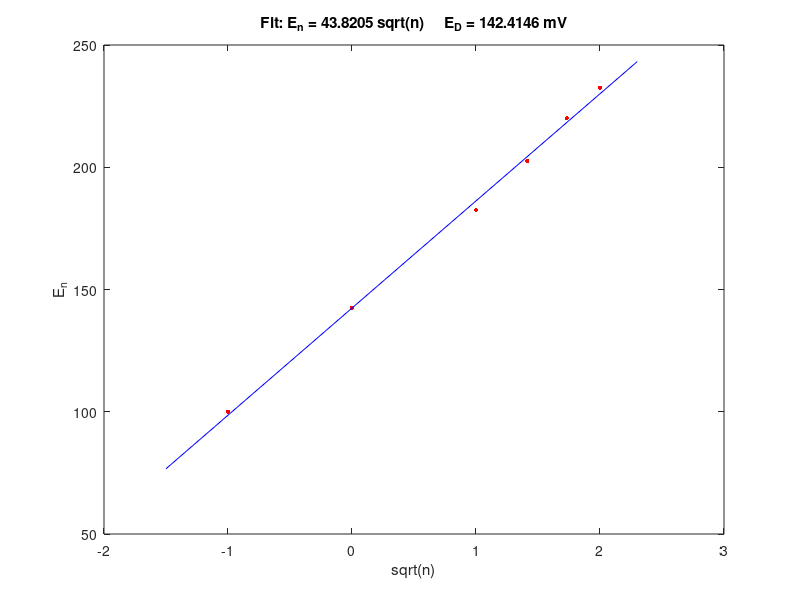

Reproduce this figure in MATLAB.
% YXC 2019-2-25
% BST linear dispersion, LL

x = [-sqrt(1),0,sqrt(1),sqrt(2),sqrt(3),sqrt(4)];
y = [100,142.5,182.5,202.5,220,232.5];

p = polyfit(x,y,1);
gradient = p(1);
xx = [-1.5,2.3];
yy = p(2)+xx.*p(1);
ED = p(2);

figure,plot(x,y,'r.','MarkerSize',10)
hold on
plot(xx,yy,'b')
title(['Fit: E_n = ',num2str(gradient) ,' sqrt(n)     E_D = ',num2str(ED), ' mV'])
xlabel('sqrt(n)')
ylabel('E_n')